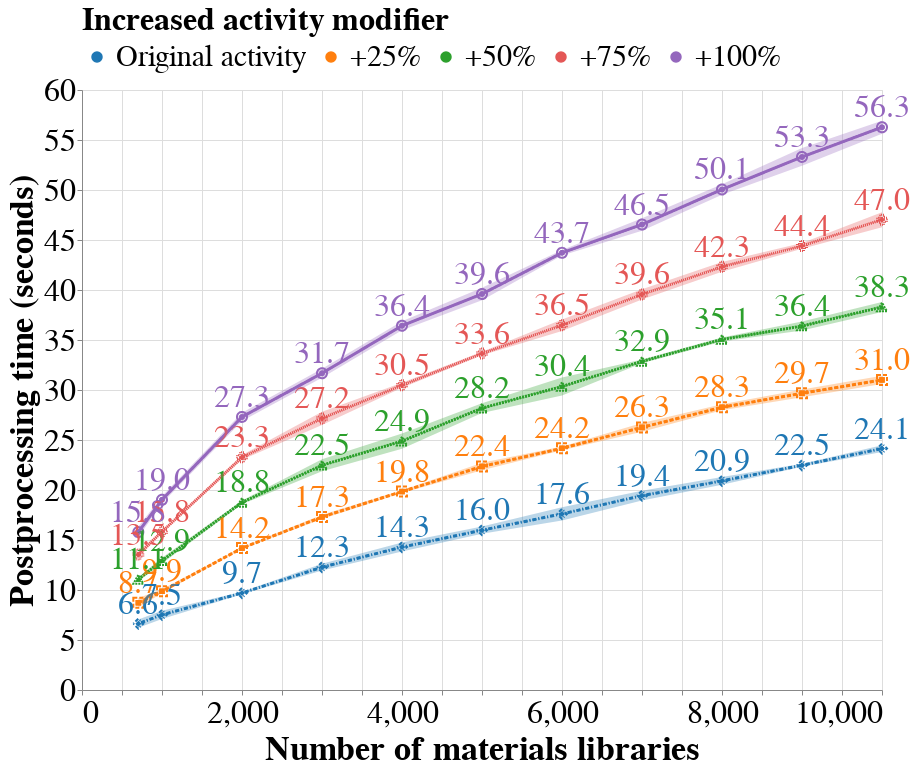

Here is the notebook cell this chart was saved with:
### Markdown cell above
# Postprocessing time

### Code cell
chart = alt.Chart(postprocessing_times_total).mark_line().encode(
    x=alt.X('n_samples:Q', title="Number of materials libraries"),
    # Note: Avg across runs, sum over all postprocessing steps for each x tick and multiplier
    y=alt.Y('mean(time):Q', title="Postprocessing time (seconds)"),
    color=alt.Color(
        'multiplier',
        sort=['Original activity', '+25%', '+50%', '+75%', '+100%'], 
        legend=alt.Legend(
            title="Increased activity modifier",
            orient="top"
        )
    ),
    shape=alt.Shape('multiplier', legend=None),
    strokeDash=alt.StrokeDash('multiplier', legend=None)
).properties(
    width=800,
    height=600
)

line = chart.mark_line(size=3)  # thicker line
points = chart.mark_point(size=100)  # add points

text = chart.mark_text(
    align='center',
    baseline='middle',
    dx=0,
    dy=-20
).encode(
    text=alt.Text('mean(time):Q', format=".1f")
)

error_bands = alt.Chart(postprocessing_times_total).mark_errorband(extent='stdev').encode(
    x='n_samples:Q',
    y=alt.Y('mean(time):Q', title='Postprocessing time (seconds)'),
    color=alt.Color(
        'multiplier:N',
        sort=['Original activity', '+25%', '+50%', '+75%', '+100%'],
        legend=None
    )
)

postprocessing_plot = (chart + line + points + text + error_bands)


postprocessing_plot.save('total_postprocessing_time_per_n_samples.pdf')
postprocessing_plot

### Figure 1 — Vega specification as saved in the notebook (floating-point values rounded to 4 significant figures)
{"$schema": "https://vega.github.io/schema/vega/v5.json", "data": [{"name": "source_0"}, {"name": "data_0"}, {"name": "data_1", "values": [{"n_samples": 704, "multiplier": "+25%", "mean_time": 8.723}, {"n_samples": 1000, "multiplier": "+25%", "mean_time": 9.873}, {"n_samples": 2000, "multiplier": "+25%", "mean_time": 14.19}, {"n_samples": 3000, "multiplier": "+25%", "mean_time": 17.3}, {"n_samples": 4000, "multiplier": "+25%", "mean_time": 19.85}, {"n_samples": 5000, "multiplier": "+25%", "mean_time": 22.35}, {"n_samples": 6000, "multiplier": "+25%", "mean_time": 24.17}, {"n_samples": 7000, "multiplier": "+25%", "mean_time": 26.26}, {"n_samples": 8000, "multiplier": "+25%", "mean_time": 28.27}, {"n_samples": 9000, "multiplier": "+25%", "mean_time": 29.67}, {"n_samples": 10000, "multiplier": "+25%", "mean_time": 31.01}, {"n_samples": 704, "multiplier": "Original activity", "mean_time": 6.634}, {"n_samples": 1000, "multiplier": "Original activity", "mean_time": 7.518}, {"n_samples": 2000, "multiplier": "Original activity", "mean_time": 9.7}, {"n_samples": 3000, "multiplier": "Original activity", "mean_time": 12.28}, {"n_samples": 4000, "multiplier": "Original activity", "mean_time": 14.29}, {"n_samples": 5000, "multiplier": "Original activity", "mean_time": 15.98}, {"n_samples": 6000, "multiplier": "Original activity", "mean_time": 17.61}, {"n_samples": 7000, "multiplier": "Original activity", "mean_time": 19.43}, {"n_samples": 8000, "multiplier": "Original activity", "mean_time": 20.91}, {"n_samples": 9000, "multiplier": "Original activity", "mean_time": 22.47}, {"n_samples": 10000, "multiplier": "Original activity", "mean_time": 24.14}, {"n_samples": 704, "multiplier": "+50%", "mean_time": 11.07}, {"n_samples": 1000, "multiplier": "+50%", "mean_time": 12.93}, {"n_samples": 2000, "multiplier": "+50%", "mean_time": 18.76}, {"n_samples": 3000, "multiplier": "+50%", "mean_time": 22.47}, {"n_samples": 4000, "multiplier": "+50%", "mean_time": 24.89}, {"n_samples": 5000, "multiplier": "+50%", "mean_time": 28.18}, {"n_samples": 6000, "multiplier": "+50%", "mean_time": 30.35}, {"n_samples": 7000, "multiplier": "+50%", "mean_time": 32.86}, {"n_samples": 8000, "multiplier": "+50%", "mean_time": 35.06}, {"n_samples": 9000, "multiplier": "+50%", "mean_time": 36.4}, {"n_samples": 10000, "multiplier": "+50%", "mean_time": 38.3}, {"n_samples": 704, "multiplier": "+75%", "mean_time": 13.54}, {"n_samples": 1000, "multiplier": "+75%", "mean_time": 15.83}, {"n_samples": 2000, "multiplier": "+75%", "mean_time": 23.26}, {"n_samples": 3000, "multiplier": "+75%", "mean_time": 27.16}, {"n_samples": 4000, "multiplier": "+75%", "mean_time": 30.47}, {"n_samples": 5000, "multiplier": "+75%", "mean_time": 33.65}, {"n_samples": 6000, "multiplier": "+75%", "mean_time": 36.48}, {"n_samples": 7000, "multiplier": "+75%", "mean_time": 39.56}, {"n_samples": 8000, "multiplier": "+75%", "mean_time": 42.32}, {"n_samples": 9000, "multiplier": "+75%", "mean_time": 44.41}, {"n_samples": 10000, "multiplier": "+75%", "mean_time": 47.04}, {"n_samples": 704, "multiplier": "+100%", "mean_time": 15.8}, {"n_samples": 1000, "multiplier": "+100%", "mean_time": 19.03}, {"n_samples": 2000, "multiplier": "+100%", "mean_time": 27.31}, {"n_samples": 3000, "multiplier": "+100%", "mean_time": 31.68}, {"n_samples": 4000, "multiplier": "+100%", "mean_time": 36.43}, {"n_samples": 5000, "multiplier": "+100%", "mean_time": 39.6}, {"n_samples": 6000, "multiplier": "+100%", "mean_time": 43.72}, {"n_samples": 7000, "multiplier": "+100%", "mean_time": 46.55}, {"n_samples": 8000, "multiplier": "+100%", "mean_time": 50.06}, {"n_samples": 9000, "multiplier": "+100%", "mean_time": 53.31}, {"n_samples": 10000, "multiplier": "+100%", "mean_time": 56.28}]}, {"name": "data_2", "values": [{"mean_time": 8.723, "multiplier": "+25%", "n_samples": 704}, {"mean_time": 9.873, "multiplier": "+25%", "n_samples": 1000}, {"mean_time": 14.19, "multiplier": "+25%", "n_samples": 2000}, {"mean_time": 17.3, "multiplier": "+25%", "n_samples": 3000}, {"mean_time": 19.85, "multiplier": "+25%", "n_samples": 4000}, {"mean_time": 22.35, "multiplier": "+25%", "n_samples": 5000}, {"mean_time": 24.17, "multiplier": "+25%", "n_samples": 6000}, {"mean_time": 26.26, "multiplier": "+25%", "n_samples": 7000}, {"mean_time": 28.27, "multiplier": "+25%", "n_samples": 8000}, {"mean_time": 29.67, "multiplier": "+25%", "n_samples": 9000}, {"mean_time": 31.01, "multiplier": "+25%", "n_samples": 10000}, {"mean_time": 6.634, "multiplier": "Original activity", "n_samples": 704}, {"mean_time": 7.518, "multiplier": "Original activity", "n_samples": 1000}, {"mean_time": 9.7, "multiplier": "Original activity", "n_samples": 2000}, {"mean_time": 12.28, "multiplier": "Original activity", "n_samples": 3000}, {"mean_time": 14.29, "multiplier": "Original activity", "n_samples": 4000}, {"mean_time": 15.98, "multiplier": "Original activity", "n_samples": 5000}, {"mean_time": 17.61, "multiplier": "Original activity", "n_samples": 6000}, {"mean_time": 19.43, "multiplier": "Original activity", "n_samples": 7000}, {"mean_time": 20.91, "multiplier": "Original activity", "n_samples": 8000}, {"mean_time": 22.47, "multiplier": "Original activity", "n_samples": 9000}, {"mean_time": 24.14, "multiplier": "Original activity", "n_samples": 10000}, {"mean_time": 11.07, "multiplier": "+50%", "n_samples": 704}, {"mean_time": 12.93, "multiplier": "+50%", "n_samples": 1000}, {"mean_time": 18.76, "multiplier": "+50%", "n_samples": 2000}, {"mean_time": 22.47, "multiplier": "+50%", "n_samples": 3000}, {"mean_time": 24.89, "multiplier": "+50%", "n_samples": 4000}, {"mean_time": 28.18, "multiplier": "+50%", "n_samples": 5000}, {"mean_time": 30.35, "multiplier": "+50%", "n_samples": 6000}, {"mean_time": 32.86, "multiplier": "+50%", "n_samples": 7000}, {"mean_time": 35.06, "multiplier": "+50%", "n_samples": 8000}, {"mean_time": 36.4, "multiplier": "+50%", "n_samples": 9000}, {"mean_time": 38.3, "multiplier": "+50%", "n_samples": 10000}, {"mean_time": 13.54, "multiplier": "+75%", "n_samples": 704}, {"mean_time": 15.83, "multiplier": "+75%", "n_samples": 1000}, {"mean_time": 23.26, "multiplier": "+75%", "n_samples": 2000}, {"mean_time": 27.16, "multiplier": "+75%", "n_samples": 3000}, {"mean_time": 30.47, "multiplier": "+75%", "n_samples": 4000}, {"mean_time": 33.65, "multiplier": "+75%", "n_samples": 5000}, {"mean_time": 36.48, "multiplier": "+75%", "n_samples": 6000}, {"mean_time": 39.56, "multiplier": "+75%", "n_samples": 7000}, {"mean_time": 42.32, "multiplier": "+75%", "n_samples": 8000}, {"mean_time": 44.41, "multiplier": "+75%", "n_samples": 9000}, {"mean_time": 47.04, "multiplier": "+75%", "n_samples": 10000}, {"mean_time": 15.8, "multiplier": "+100%", "n_samples": 704}, {"mean_time": 19.03, "multiplier": "+100%", "n_samples": 1000}, {"mean_time": 27.31, "multiplier": "+100%", "n_samples": 2000}, {"mean_time": 31.68, "multiplier": "+100%", "n_samples": 3000}, {"mean_time": 36.43, "multiplier": "+100%", "n_samples": 4000}, {"mean_time": 39.6, "multiplier": "+100%", "n_samples": 5000}, {"mean_time": 43.72, "multiplier": "+100%", "n_samples": 6000}, {"mean_time": 46.55, "multiplier": "+100%", "n_samples": 7000}, {"mean_time": 50.06, "multiplier": "+100%", "n_samples": 8000}, {"mean_time": 53.31, "multiplier": "+100%", "n_samples": 9000}, {"mean_time": 56.28, "multiplier": "+100%", "n_samples": 10000}]}, {"name": "data_3", "values": [{"multiplier": "+25%", "n_samples": 704, "extent_time": 0.4845, "center_time": 8.723, "upper_time": 9.207, "lower_time": 8.238, "color_multiplier_sort_index": 1.0, "tooltip_multiplier_sort_index": 1.0}, {"multiplier": "+25%", "n_samples": 1000, "extent_time": 0.2107, "center_time": 9.873, "upper_time": 10.08, "lower_time": 9.663, "color_multiplier_sort_index": 1.0, "tooltip_multiplier_sort_index": 1.0}, {"multiplier": "+25%", "n_samples": 2000, "extent_time": 0.08307, "center_time": 14.19, "upper_time": 14.27, "lower_time": 14.11, "color_multiplier_sort_index": 1.0, "tooltip_multiplier_sort_index": 1.0}, {"multiplier": "+25%", "n_samples": 3000, "extent_time": 0.2145, "center_time": 17.3, "upper_time": 17.52, "lower_time": 17.09, "color_multiplier_sort_index": 1.0, "tooltip_multiplier_sort_index": 1.0}, {"multiplier": "+25%", "n_samples": 4000, "extent_time": 0.1343, "center_time": 19.85, "upper_time": 19.98, "lower_time": 19.71, "color_multiplier_sort_index": 1.0, "tooltip_multiplier_sort_index": 1.0}, {"multiplier": "+25%", "n_samples": 5000, "extent_time": 0.3846, "center_time": 22.35, "upper_time": 22.74, "lower_time": 21.97, "color_multiplier_sort_index": 1.0, "tooltip_multiplier_sort_index": 1.0}, {"multiplier": "+25%", "n_samples": 6000, "extent_time": 0.1869, "center_time": 24.17, "upper_time": 24.36, "lower_time": 23.98, "color_multiplier_sort_index": 1.0, "tooltip_multiplier_sort_index": 1.0}, {"multiplier": "+25%", "n_samples": 7000, "extent_time": 0.4353, "center_time": 26.26, "upper_time": 26.7, "lower_time": 25.82, "color_multiplier_sort_index": 1.0, "tooltip_multiplier_sort_index": 1.0}, {"multiplier": "+25%", "n_samples": 8000, "extent_time": 0.2967, "center_time": 28.27, "upper_time": 28.57, "lower_time": 27.98, "color_multiplier_sort_index": 1.0, "tooltip_multiplier_sort_index": 1.0}, {"multiplier": "+25%", "n_samples": 9000, "extent_time": 0.3858, "center_time": 29.67, "upper_time": 30.06, "lower_time": 29.29, "color_multiplier_sort_index": 1.0, "tooltip_multiplier_sort_index": 1.0}, {"multiplier": "+25%", "n_samples": 10000, "extent_time": 0.4121, "center_time": 31.01, "upper_time": 31.42, "lower_time": 30.59, "color_multiplier_sort_index": 1.0, "tooltip_multiplier_sort_index": 1.0}, {"multiplier": "Original activity", "n_samples": 704, "extent_time": 0.4099, "center_time": 6.634, "upper_time": 7.044, "lower_time": 6.224, "color_multiplier_sort_index": 0.0, "tooltip_multiplier_sort_index": 0.0}, {"multiplier": "Original activity", "n_samples": 1000, "extent_time": 0.4163, "center_time": 7.518, "upper_time": 7.934, "lower_time": 7.102, "color_multiplier_sort_index": 0.0, "tooltip_multiplier_sort_index": 0.0}, {"multiplier": "Original activity", "n_samples": 2000, "extent_time": 0.1128, "center_time": 9.7, "upper_time": 9.813, "lower_time": 9.587, "color_multiplier_sort_index": 0.0, "tooltip_multiplier_sort_index": 0.0}, {"multiplier": "Original activity", "n_samples": 3000, "extent_time": 0.3382, "center_time": 12.28, "upper_time": 12.62, "lower_time": 11.94, "color_multiplier_sort_index": 0.0, "tooltip_multiplier_sort_index": 0.0}, {"multiplier": "Original activity", "n_samples": 4000, "extent_time": 0.4487, "center_time": 14.29, "upper_time": 14.74, "lower_time": 13.84, "color_multiplier_sort_index": 0.0, "tooltip_multiplier_sort_index": 0.0}, {"multiplier": "Original activity", "n_samples": 5000, "extent_time": 0.3603, "center_time": 15.98, "upper_time": 16.34, "lower_time": 15.62, "color_multiplier_sort_index": 0.0, "tooltip_multiplier_sort_index": 0.0}, {"multiplier": "Original activity", "n_samples": 6000, "extent_time": 0.6634, "center_time": 17.61, "upper_time": 18.27, "lower_time": 16.95, "color_multiplier_sort_index": 0.0, "tooltip_multiplier_sort_index": 0.0}, {"multiplier": "Original activity", "n_samples": 7000, "extent_time": 0.4826, "center_time": 19.43, "upper_time": 19.91, "lower_time": 18.95, "color_multiplier_sort_index": 0.0, "tooltip_multiplier_sort_index": 0.0}, {"multiplier": "Original activity", "n_samples": 8000, "extent_time": 0.3944, "center_time": 20.91, "upper_time": 21.3, "lower_time": 20.52, "color_multiplier_sort_index": 0.0, "tooltip_multiplier_sort_index": 0.0}, {"multiplier": "Original activity", "n_samples": 9000, "extent_time": 0.1497, "center_time": 22.47, "upper_time": 22.62, "lower_time": 22.32, "color_multiplier_sort_index": 0.0, "tooltip_multiplier_sort_index": 0.0}, {"multiplier": "Original activity", "n_samples": 10000, "extent_time": 0.3373, "center_time": 24.14, "upper_time": 24.48, "lower_time": 23.8, "color_multiplier_sort_index": 0.0, "tooltip_multiplier_sort_index": 0.0}, {"multiplier": "+50%", "n_samples": 704, "extent_time": 0.2188, "center_time": 11.07, "upper_time": 11.29, "lower_time": 10.85, "color_multiplier_sort_index": 2.0, "tooltip_multiplier_sort_index": 2.0}, {"multiplier": "+50%", "n_samples": 1000, "extent_time": 0.2941, "center_time": 12.93, "upper_time": 13.23, "lower_time": 12.64, "color_multiplier_sort_index": 2.0, "tooltip_multiplier_sort_index": 2.0}, {"multiplier": "+50%", "n_samples": 2000, "extent_time": 0.197, "center_time": 18.76, "upper_time": 18.96, "lower_time": 18.57, "color_multiplier_sort_index": 2.0, "tooltip_multiplier_sort_index": 2.0}, {"multiplier": "+50%", "n_samples": 3000, "extent_time": 0.6033, "center_time": 22.47, "upper_time": 23.08, "lower_time": 21.87, "color_multiplier_sort_index": 2.0, "tooltip_multiplier_sort_index": 2.0}, {"multiplier": "+50%", "n_samples": 4000, "extent_time": 0.7677, "center_time": 24.89, "upper_time": 25.66, "lower_time": 24.12, "color_multiplier_sort_index": 2.0, "tooltip_multiplier_sort_index": 2.0}, {"multiplier": "+50%", "n_samples": 5000, "extent_time": 0.4801, "center_time": 28.18, "upper_time": 28.66, "lower_time": 27.7, "color_multiplier_sort_index": 2.0, "tooltip_multiplier_sort_index": 2.0}, {"multiplier": "+50%", "n_samples": 6000, "extent_time": 0.8961, "center_time": 30.35, "upper_time": 31.25, "lower_time": 29.46, "color_multiplier_sort_index": 2.0, "tooltip_multiplier_sort_index": 2.0}, {"multiplier": "+50%", "n_samples": 7000, "extent_time": 0.1948, "center_time": 32.86, "upper_time": 33.06, "lower_time": 32.67, "color_multiplier_sort_index": 2.0, "tooltip_multiplier_sort_index": 2.0}, {"multiplier": "+50%", "n_samples": 8000, "extent_time": 0.1994, "center_time": 35.06, "upper_time": 35.26, "lower_time": 34.86, "color_multiplier_sort_index": 2.0, "tooltip_multiplier_sort_index": 2.0}, {"multiplier": "+50%", "n_samples": 9000, "extent_time": 0.4436, "center_time": 36.4, "upper_time": 36.84, "lower_time": 35.95, "color_multiplier_sort_index": 2.0, "tooltip_multiplier_sort_index": 2.0}, {"multiplier": "+50%", "n_samples": 10000, "extent_time": 0.4929, "center_time": 38.3, "upper_time": 38.79, "lower_time": 37.81, "color_multiplier_sort_index": 2.0, "tooltip_multiplier_sort_index": 2.0}, {"multiplier": "+75%", "n_samples": 704, "extent_time": 0.3252, "center_time": 13.54, "upper_time": 13.86, "lower_time": 13.21, "color_multiplier_sort_index": 3.0, "tooltip_multiplier_sort_index": 3.0}, {"multiplier": "+75%", "n_samples": 1000, "extent_time": 0.142, "center_time": 15.83, "upper_time": 15.97, "lower_time": 15.69, "color_multiplier_sort_index": 3.0, "tooltip_multiplier_sort_index": 3.0}, {"multiplier": "+75%", "n_samples": 2000, "extent_time": 0.2311, "center_time": 23.26, "upper_time": 23.5, "lower_time": 23.03, "color_multiplier_sort_index": 3.0, "tooltip_multiplier_sort_index": 3.0}, {"multiplier": "+75%", "n_samples": 3000, "extent_time": 0.6573, "center_time": 27.16, "upper_time": 27.82, "lower_time": 26.5, "color_multiplier_sort_index": 3.0, "tooltip_multiplier_sort_index": 3.0}, {"multiplier": "+75%", "n_samples": 4000, "extent_time": 0.2576, "center_time": 30.47, "upper_time": 30.73, "lower_time": 30.22, "color_multiplier_sort_index": 3.0, "tooltip_multiplier_sort_index": 3.0}, {"multiplier": "+75%", "n_samples": 5000, "extent_time": 0.1779, "center_time": 33.65, "upper_time": 33.82, "lower_time": 33.47, "color_multiplier_sort_index": 3.0, "tooltip_multiplier_sort_index": 3.0}, {"multiplier": "+75%", "n_samples": 6000, "extent_time": 0.5664, "center_time": 36.48, "upper_time": 37.04, "lower_time": 35.91, "color_multiplier_sort_index": 3.0, "tooltip_multiplier_sort_index": 3.0}, {"multiplier": "+75%", "n_samples": 7000, "extent_time": 0.518, "center_time": 39.56, "upper_time": 40.08, "lower_time": 39.04, "color_multiplier_sort_index": 3.0, "tooltip_multiplier_sort_index": 3.0}, {"multiplier": "+75%", "n_samples": 8000, "extent_time": 0.4841, "center_time": 42.32, "upper_time": 42.8, "lower_time": 41.84, "color_multiplier_sort_index": 3.0, "tooltip_multiplier_sort_index": 3.0}, {"multiplier": "+75%", "n_samples": 9000, "extent_time": 0.2813, "center_time": 44.41, "upper_time": 44.69, "lower_time": 44.13, "color_multiplier_sort_index": 3.0, "tooltip_multiplier_sort_index": 3.0}, {"multiplier": "+75%", "n_samples": 10000, "extent_time": 0.7498, "center_time": 47.04, "upper_time": 47.79, "lower_time": 46.29, "color_multiplier_sort_index": 3.0, "tooltip_multiplier_sort_index": 3.0}, {"multiplier": "+100%", "n_samples": 704, "extent_time": 0.5171, "center_time": 15.8, "upper_time": 16.31, "lower_time": 15.28, "color_multiplier_sort_index": 4.0, "tooltip_multiplier_sort_index": 4.0}, {"multiplier": "+100%", "n_samples": 1000, "extent_time": 0.3481, "center_time": 19.03, "upper_time": 19.37, "lower_time": 18.68, "color_multiplier_sort_index": 4.0, "tooltip_multiplier_sort_index": 4.0}, {"multiplier": "+100%", "n_samples": 2000, "extent_time": 0.4071, "center_time": 27.31, "upper_time": 27.72, "lower_time": 26.9, "color_multiplier_sort_index": 4.0, "tooltip_multiplier_sort_index": 4.0}, {"multiplier": "+100%", "n_samples": 3000, "extent_time": 0.4533, "center_time": 31.68, "upper_time": 32.13, "lower_time": 31.22, "color_multiplier_sort_index": 4.0, "tooltip_multiplier_sort_index": 4.0}, {"multiplier": "+100%", "n_samples": 4000, "extent_time": 0.4535, "center_time": 36.43, "upper_time": 36.88, "lower_time": 35.98, "color_multiplier_sort_index": 4.0, "tooltip_multiplier_sort_index": 4.0}, {"multiplier": "+100%", "n_samples": 5000, "extent_time": 0.6331, "center_time": 39.6, "upper_time": 40.23, "lower_time": 38.97, "color_multiplier_sort_index": 4.0, "tooltip_multiplier_sort_index": 4.0}, {"multiplier": "+100%", "n_samples": 6000, "extent_time": 0.2672, "center_time": 43.72, "upper_time": 43.99, "lower_time": 43.45, "color_multiplier_sort_index": 4.0, "tooltip_multiplier_sort_index": 4.0}, {"multiplier": "+100%", "n_samples": 7000, "extent_time": 0.6275, "center_time": 46.55, "upper_time": 47.18, "lower_time": 45.92, "color_multiplier_sort_index": 4.0, "tooltip_multiplier_sort_index": 4.0}, {"multiplier": "+100%", "n_samples": 8000, "extent_time": 0.5242, "center_time": 50.06, "upper_time": 50.58, "lower_time": 49.53, "color_multiplier_sort_index": 4.0, "tooltip_multiplier_sort_index": 4.0}, {"multiplier": "+100%", "n_samples": 9000, "extent_time": 0.8867, "center_time": 53.31, "upper_time": 54.2, "lower_time": 52.42, "color_multiplier_sort_index": 4.0, "tooltip_multiplier_sort_index": 4.0}, {"multiplier": "+100%", "n_samples": 10000, "extent_time": 0.6414, "center_time": 56.28, "upper_time": 56.92, "lower_time": 55.64, "color_multiplier_sort_index": 4.0, "tooltip_multiplier_sort_index": 4.0}]}, {"name": "data_0_color_domain_multiplier_0", "values": [{"multiplier": "+25%", "sort_field": 1.0}, {"multiplier": "Original activity", "sort_field": 0.0}, {"multiplier": "+50%", "sort_field": 2.0}, {"multiplier": "+75%", "sort_field": 3.0}, {"multiplier": "+100%", "sort_field": 4.0}]}, {"name": "data_3_color_domain_multiplier_1", "values": [{"multiplier": "+25%", "sort_field": 1.0}, {"multiplier": "Original activity", "sort_field": 0.0}, {"multiplier": "+50%", "sort_field": 2.0}, {"multiplier": "+75%", "sort_field": 3.0}, {"multiplier": "+100%", "sort_field": 4.0}]}, {"name": "data_1_strokeDash_domain_multiplier_0", "values": [{"multiplier": "+25%"}, {"multiplier": "Original activity"}, {"multiplier": "+50%"}, {"multiplier": "+75%"}, {"multiplier": "+100%"}]}, {"name": "data_2_strokeDash_domain_multiplier_1", "values": [{"multiplier": "+25%"}, {"multiplier": "Original activity"}, {"multiplier": "+50%"}, {"multiplier": "+75%"}, {"multiplier": "+100%"}]}, {"name": "data_2_shape_domain_multiplier", "values": [{"multiplier": "+25%"}, {"multiplier": "Original activity"}, {"multiplier": "+50%"}, {"multiplier": "+75%"}, {"multiplier": "+100%"}]}], "marks": [{"type": "group", "name": "layer_0_layer_0_pathgroup", "from": {"facet": {"data": "data_1", "name": "faceted_path_layer_0_layer_0_main", "groupby": ["multiplier", "multiplier"]}}, "encode": {"update": {"width": {"field": {"signal": null, "datum": null, "group": "width", "parent": null}}, "height": {"field": {"signal": null, "datum": null, "group": "height", "parent": null}}}}, "marks": [{"type": "line", "name": "layer_0_layer_0_marks", "from": {"data": "faceted_path_layer_0_layer_0_main"}, "sort": {"field": "x"}, "encode": {"update": {"strokeDash": {"field": "multiplier", "scale": "strokeDash"}, "stroke": {"field": "multiplier", "scale": "color"}, "y": {"field": "mean_time", "scale": "y"}, "x": {"field": "n_samples", "scale": "x"}, "defined": {"signal": "isValid(datum[\"n_samples\"]) && isFinite(+datum[\"n_samples\"]) && isValid(datum[\"mean_time\"]) && isFinite(+datum[\"mean_time\"])"}}}, "style": ["line"]}]}, {"type": "symbol", "name": "layer_0_layer_1_marks", "from": {"data": "data_2"}, "encode": {"update": {"fill": {"field": "multiplier", "scale": "color"}, "y": {"field": "mean_time", "scale": "y"}, "opacity": {"value": 1}, "shape": {"field": "multiplier", "scale": "shape"}, "strokeDash": {"field": "multiplier", "scale": "strokeDash"}, "x": {"field": "n_samples", "scale": "x"}}}, "style": ["point"]}, {"type": "group", "name": "layer_1_layer_0_pathgroup", "from": {"facet": {"data": "data_1", "name": "faceted_path_layer_1_layer_0_main", "groupby": ["multiplier", "multiplier"]}}, "encode": {"update": {"width": {"field": {"signal": null, "datum": null, "group": "width", "parent": null}}, "height": {"field": {"signal": null, "datum": null, "group": "height", "parent": null}}}}, "marks": [{"type": "line", "name": "layer_1_layer_0_marks", "from": {"data": "faceted_path_layer_1_layer_0_main"}, "sort": {"field": "x"}, "encode": {"update": {"strokeDash": {"field": "multiplier", "scale": "strokeDash"}, "stroke": {"field": "multiplier", "scale": "color"}, "strokeWidth": {"value": 3}, "x": {"field": "n_samples", "scale": "x"}, "defined": {"signal": "isValid(datum[\"n_samples\"]) && isFinite(+datum[\"n_samples\"]) && isValid(datum[\"mean_time\"]) && isFinite(+datum[\"mean_time\"])"}, "y": {"field": "mean_time", "scale": "y"}}}, "style": ["line"]}]}, {"type": "symbol", "name": "layer_1_layer_1_marks", "from": {"data": "data_2"}, "encode": {"update": {"y": {"field": "mean_time", "scale": "y"}, "fill": {"field": "multiplier", "scale": "color"}, "strokeDash": {"field": "multiplier", "scale": "strokeDash"}, "opacity": {"value": 1}, "shape": {"field": "multiplier", "scale": "shape"}, "x": {"field": "n_samples", "scale": "x"}}}, "style": ["point"]}, {"type": "symbol", "name": "layer_2_marks", "from": {"data": "data_2"}, "encode": {"update": {"stroke": {"field": "multiplier", "scale": "color"}, "shape": {"field": "multiplier", "scale": "shape"}, "strokeDash": {"field": "multiplier", "scale": "strokeDash"}, "size": {"value": 100}, "y": {"field": "mean_time", "scale": "y"}, "fill": {"value": "transparent"}, "x": {"field": "n_samples", "scale": "x"}}}, "style": ["point"]}, {"type": "text", "name": "layer_3_marks", "from": {"data": "data_2"}, "encode": {"update": {"y": {"field": "mean_time", "scale": "y"}, "baseline": {"value": "middle"}, "fill": {"field": "multiplier", "scale": "color"}, "x": {"field": "n_samples", "scale": "x"}, "fontSize": {"value": 32}, "dy": {"value": -20}, "align": {"value": "center"}, "text": {"signal": "format(datum[\"mean_time\"], \".1f\")"}, "dx": {"value": 0}}}, "style": ["text"]}, {"type": "group", "name": "layer_4_layer_0_pathgroup", "from": {"facet": {"data": "data_3", "name": "faceted_path_layer_4_layer_0_main", "groupby": ["multiplier"]}}, "encode": {"update": {"height": {"field": {"signal": null, "datum": null, "group": "height", "parent": null}}, "width": {"field": {"signal": null, "datum": null, "group": "width", "parent": null}}}}, "marks": [{"type": "area", "name": "layer_4_layer_0_marks", "from": {"data": "faceted_path_layer_4_layer_0_main"}, "sort": {"field": "x"}, "encode": {"update": {"fill": {"field": "multiplier", "scale": "color"}, "y2": {"field": "upper_time", "scale": "y"}, "tooltip": {"signal": "{\"Mean of Postprocessing time (seconds)\": format(datum[\"center_time\"], \"\"), \"Mean + stdev of Postprocessing time (seconds)\": format(datum[\"upper_time\"], \"\"), \"Mean - stdev of Postprocessing time (seconds)\": format(datum[\"lower_time\"], \"\"), \"multiplier\": isValid(datum[\"multiplier\"]) ? datum[\"multiplier\"] : \"\"+datum[\"multiplier\"], \"n_samples\": format(datum[\"n_samples\"], \"\")}"}, "y": {"field": "lower_time", "scale": "y"}, "defined": {"signal": "isValid(datum[\"n_samples\"]) && isFinite(+datum[\"n_samples\"]) && isValid(datum[\"lower_time\"]) && isFinite(+datum[\"lower_time\"])"}, "x": {"field": "n_samples", "scale": "x"}, "orient": {"value": "vertical"}, "opacity": {"value": 0.3}}}, "style": ["area", "errorband-band"]}]}], "scales": [{"name": "x", "type": "linear", "domain": {"fields": [{"data": "data_1", "field": "n_samples"}, {"data": "data_2", "field": "n_samples"}, {"data": "data_3", "field": "n_samples"}]}, "range": [0, {"signal": "width"}], "nice": true, "zero": false}, {"name": "y", "type": "linear", "domain": {"fields": [{"data": "data_1", "field": "mean_time"}, {"data": "data_2", "field": "mean_time"}, {"data": "data_3", "field": "lower_time"}, {"data": "data_3", "field": "upper_time"}]}, "range": [{"signal": "height"}, 0], "nice": true, "zero": true}, {"name": "color", "type": "ordinal", "domain": {"fields": [{"data": "data_0_color_domain_multiplier_0", "field": "multiplier"}, {"data": "data_3_color_domain_multiplier_1", "field": "multiplier"}], "sort": {"op": "max", "field": "sort_field"}}, "range": "category"}, {"name": "strokeDash", "type": "ordinal", "domain": {"fields": [{"data": "data_1_strokeDash_domain_multiplier_0", "field": "multiplier"}, {"data": "data_2_strokeDash_domain_multiplier_1", "field": "multiplier"}], "sort": true}, "range": [[1, 0], [4, 2], [2, 1], [1, 1], [1, 2, 4, 2]]}, {"name": "shape", "type": "ordinal", "domain": {"data": "data_2_shape_domain_multiplier", "field": "multiplier", "sort": true}, "range": "symbol"}], "axes": [{"scale": "x", "maxExtent": 0, "minExtent": 0, "gridScale": "y", "grid": true, "zindex": 0, "ticks": false, "orient": "bottom", "aria": false, "tickCount": {"signal": "ceil(width/40)"}, "domain": false, "labels": false}, {"scale": "y", "grid": true, "gridScale": "x", "labels": false, "maxExtent": 0, "minExtent": 0, "zindex": 0, "tickCount": {"signal": "ceil(height/40)"}, "domain": false, "orient": "left", "aria": false, "ticks": false}, {"scale": "x", "orient": "bottom", "grid": false, "labelOverlap": true, "tickCount": {"signal": "ceil(width/40)"}, "labelFlush": true, "zindex": 0, "title": "Number of materials libraries"}, {"scale": "y", "labelOverlap": true, "grid": false, "orient": "left", "tickCount": {"signal": "ceil(height/40)"}, "zindex": 0, "title": "Postprocessing time (seconds)"}], "style": "cell", "padding": 5, "legends": [{"orient": "top", "title": "Increased activity modifier", "stroke": "color", "direction": "horizontal", "symbolType": "circle", "fill": "color", "encode": {"symbols": {"update": {"opacity": {"value": 1}}}}}], "config": {"range": {"category": ["#1f77b4", "#ff7f0e", "#2ca02c", "#e45756", "#9467bd", "#8c564b", "#e377c2", "#7f7f7f", "#efb118", "#17becf", "#e41a1c"]}, "axis": {"titleFontSize": 34, "labelFontSize": 32, "limit": 0}, "legend": {"titleFontSize": 32, "labelFontSize": 30, "labelLimit": 0, "titleLimit": 0}, "style": {"text": {"fontSize": 32, "limit": 0}, "group-title": {"fontSize": 34}, "group-subtitle": {"limit": 0}}}, "width": 800, "background": "white", "height": 600}
